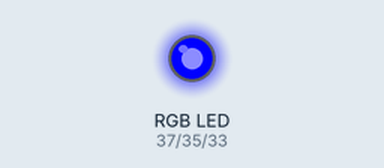
Simulated run of this program. Board: Raspberry Pi (header pin numbers). On the bench: an RGB LED mixed from three pins (HIGH = lit). At 1.0 s the program stops and its outputs stay as they are.

Above: at 0.1 s.
At 1.1 s:
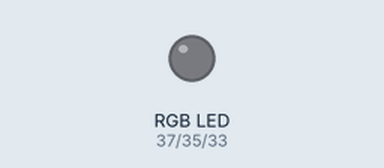
Timing chart, 0 to 2.5 s (numbered marks = the images above):
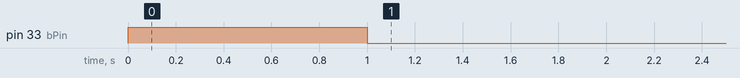

The program:

rgb-led.py
```python
import RPi.GPIO as GPIO
from time import sleep
# RGB led

GPIO.setmode(GPIO.BOARD)

rPin = 37
gPin = 35
bPin = 33

GPIO.setup(rPin, GPIO.OUT)
GPIO.setup(gPin, GPIO.OUT)
GPIO.setup(bPin, GPIO.OUT)

GPIO.output(bPin, True)

sleep(1)
GPIO.cleanup()
```

Measured:
- by itself, pin 33 (bPin): LOW → HIGH at 0.00 s, → LOW 1.0 s later
